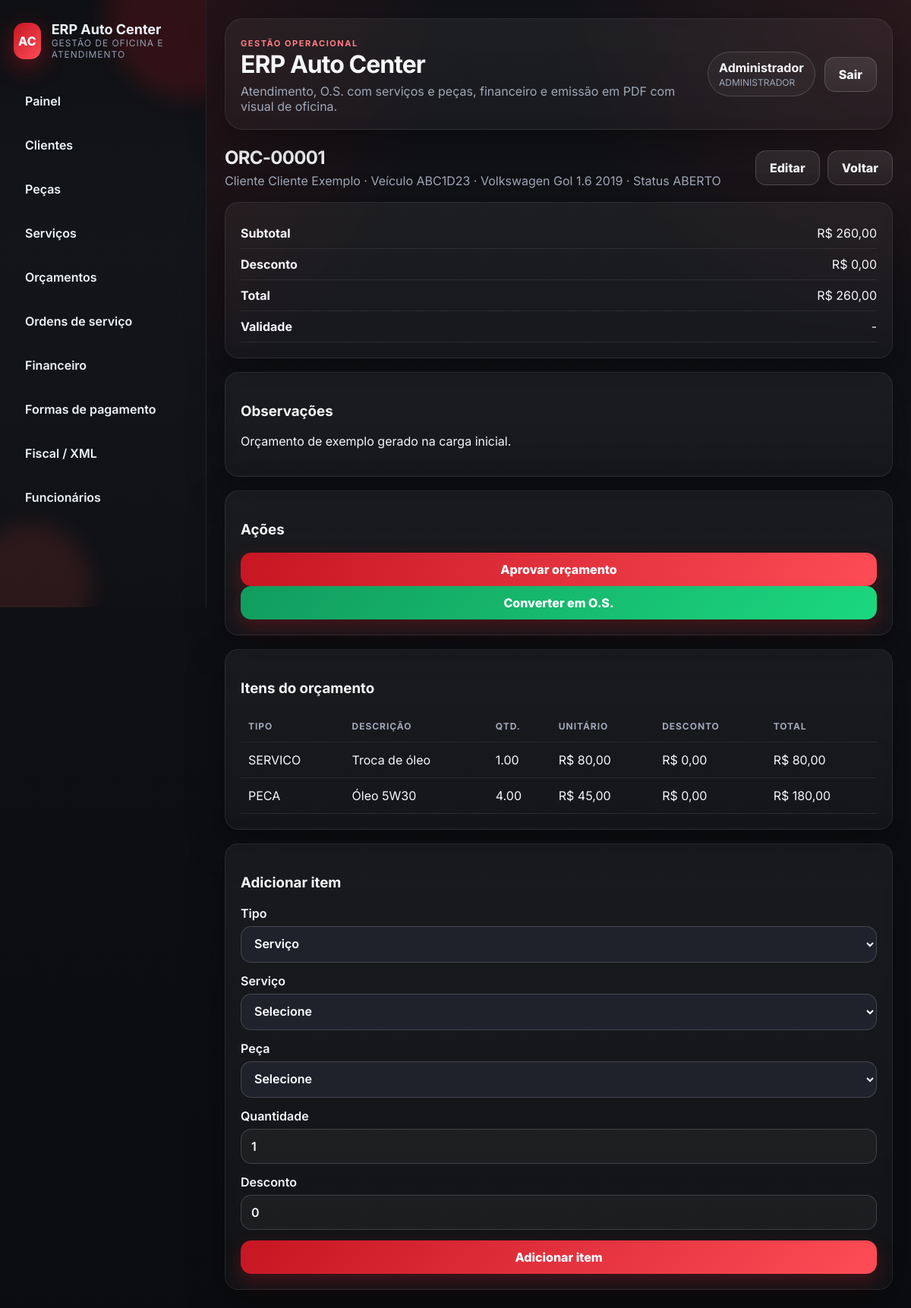
The app's page /orcamentos/1 (signed in) with its own data.
### app/models.py (models this page shows, shortened)
class TimestampMixin:
    created_at = db.Column(db.DateTime, default=datetime.now, nullable=False)
    updated_at = db.Column(db.DateTime, default=datetime.now, onupdate=datetime.now, nullable=False)

class SerializableMixin:
    def to_dict(self) -> dict:
        data: dict = {}
        for column in self.__table__.columns:
            value = getattr(self, column.name)
            if isinstance(value, (datetime, date)):
                data[column.name] = value.isoformat()
            elif isinstance(value, Decimal):
                data[column.name] = float(value)
            else:
                data[column.name] = value
        return data

class User(db.Model, TimestampMixin, SerializableMixin):
    __tablename__ = 'users'
    id = db.Column(db.Integer, primary_key=True)
    username = db.Column(db.String(50), unique=True, nullable=False)
    password_hash = db.Column(db.String(255), nullable=False)
    role = db.Column(db.String(30), nullable=False, default='MECANICO')
    nome = db.Column(db.String(120), nullable=False)
    ativo = db.Column(db.Boolean, default=True, nullable=False)

class Budget(db.Model, TimestampMixin, SerializableMixin):
    __tablename__ = 'budgets'
    id = db.Column(db.Integer, primary_key=True)
    client_id = db.Column(db.Integer, db.ForeignKey('clients.id'), nullable=False)
    numero = db.Column(db.String(20), unique=True, nullable=False)
    status = db.Column(db.String(30), nullable=False, default='ABERTO')
    placa = db.Column(db.String(10))
    veiculo_descricao = db.Column(db.String(160))
    subtotal = db.Column(db.Numeric(12, 2), nullable=False, default=0)
    desconto = db.Column(db.Numeric(12, 2), nullable=False, default=0)
    total = db.Column(db.Numeric(12, 2), nullable=False, default=0)
    observacoes = db.Column(db.Text)
    validade = db.Column(db.Date)
    client = db.relationship('Client', back_populates='budgets')
    items = db.relationship('BudgetItem', back_populates='budget', cascade='all, delete-orphan', order_by='BudgetItem.id')
    work_orders = db.relationship('WorkOrder', back_populates='budget')

class Client(db.Model, TimestampMixin, SerializableMixin):
    __tablename__ = 'clients'
    id = db.Column(db.Integer, primary_key=True)
    nome = db.Column(db.String(160), nullable=False)
    cpf_cnpj = db.Column(db.String(20))
    telefone = db.Column(db.String(30))
    email = db.Column(db.String(120))
    endereco = db.Column(db.String(255))
    observacoes = db.Column(db.Text)
    budgets = db.relationship('Budget', back_populates='client', cascade='all')
    work_orders = db.relationship('WorkOrder', back_populates='client', cascade='all')

class BudgetItem(db.Model, TimestampMixin, SerializableMixin):
    __tablename__ = 'budget_items'
    id = db.Column(db.Integer, primary_key=True)
    budget_id = db.Column(db.Integer, db.ForeignKey('budgets.id'), nullable=False)
    item_type = db.Column(db.String(20), nullable=False)
    reference_id = db.Column(db.Integer)
    descricao = db.Column(db.String(255), nullable=False)
    quantidade = db.Column(db.Numeric(12, 2), nullable=False, default=1)
    valor_unitario = db.Column(db.Numeric(12, 2), nullable=False, default=0)
    desconto = db.Column(db.Numeric(12, 2), nullable=False, default=0)
    total = db.Column(db.Numeric(12, 2), nullable=False, default=0)
    budget = db.relationship('Budget', back_populates='items')

### app/web.py (the view)
@web_bp.get('/orcamentos/<int:budget_id>')
@login_required
def budgets_show(budget_id: int):
    budget = db.session.get(Budget, budget_id)
    if not budget:
        return redirect(url_for('web.budgets_index'))
    services = Service.query.filter_by(ativo=True).order_by(Service.nome).all()
    products = Product.query.filter_by(ativo=True).order_by(Product.nome).all()
    return render_template('orcamentos/show.html', budget=budget, services=services, products=products)

### app/auth.py (called while the page is built)
def current_user() -> User | None:
    user_id = session.get(SESSION_KEY)
    if not user_id:
        return None
    return db.session.get(User, user_id)

def login_required(view):
    @wraps(view)
    def wrapped(*args, **kwargs):
        if not current_user():
            flash('Faça login para continuar.', 'warning')
            return redirect(url_for('web.login', next=request.path))
        return view(*args, **kwargs)
    return wrapped

### app/utils.py (called while the page is built, shortened)
def parse_decimal(value, default: Decimal | float | int = Decimal('0')) -> Decimal:
    if value in (None, ''):
        return Decimal(str(default))
    if isinstance(value, Decimal):
        return value
    text = str(value).strip().replace('.', '').replace(',', '.') if isinstance(value, str) and ',' in str(value) else str(value).strip()
    try:
        return Decimal(text)
    except (InvalidOperation, ValueError):
        return Decimal(str(default))

def format_currency(value) -> str:
    value = parse_decimal(value)
    formatted = f'{value:,.2f}'
    formatted = formatted.replace(',', 'X').replace('.', ',').replace('X', '.')
    return f'R$ {formatted}'

def date_br(value) -> str:
    if not value:
        return '-'

### app/templates/orcamentos/show.html (shortened to what this page needs)
{% extends 'base.html' %}
{% block content %}
<div class="page-header">
  <div>
    <h2>{{ budget.numero }}</h2>
    <p class="muted">Cliente {{ budget.client.nome }} · Veículo {{ budget.placa or '-' }}{% if budget.veiculo_descricao %} · {{ budget.veiculo_descricao }}{% endif %} · Status {{ budget.status }}</p>
  </div>
  <div class="actions">
    <a class="button secondary" href="{{ url_for('web.budgets_edit', budget_id=budget.id) }}">Editar</a>
    <a class="button secondary" href="{{ url_for('web.budgets_index') }}">Voltar</a>
  </div>
</div>
<div class="grid grid-3">
  <div class="card">
    <div class="kv"><strong>Subtotal</strong><span>{{ format_currency(budget.subtotal) }}</span></div>
    <div class="kv"><strong>Desconto</strong><span>{{ format_currency(budget.desconto) }}</span></div>
    <div class="kv"><strong>Total</strong><span>{{ format_currency(budget.total) }}</span></div>
    <div class="kv"><strong>Validade</strong><span>{{ budget.validade|date_br }}</span></div>
  </div>
  <div class="card">
    <h3>Observações</h3>
    <p>{{ budget.observacoes or 'Sem observações.' }}</p>
  </div>
  <div class="card">
    <h3>Ações</h3>
    <form method="post" action="{{ url_for('web.budgets_approve', budget_id=budget.id) }}">
      <button type="submit">Aprovar orçamento</button>
    </form>
    <form method="post" action="{{ url_for('web.budgets_convert', budget_id=budget.id) }}">
      <button class="success full" type="submit">Converter em O.S.</button>
    </form>
  </div>
</div>
<div class="table-card" style="margin-top: 18px;">
  <h3>Itens do orçamento</h3>
  <table class="table">
    <thead><tr><th>Tipo</th><th>Descrição</th><th>Qtd.</th><th>Unitário</th><th>Desconto</th><th>Total</th></tr></thead>
    <tbody>
      {% for item in budget.items %}
      <tr>
        <td>{{ item.item_type }}</td>
        <td>{{ item.descricao }}</td>
        <td>{{ item.quantidade }}</td>
        <td>{{ format_currency(item.valor_unitario) }}</td>
        <td>{{ format_currency(item.desconto) }}</td>
        <td>{{ format_currency(item.total) }}</td>
      </tr>
      {% else %}
      <tr><td colspan="6">Nenhum item incluído.</td></tr>
      {% endfor %}
    </tbody>
  </table>
</div>
<div class="card" style="margin-top: 18px;">
  <h3>Adicionar item</h3>
  <form method="post" action="{{ url_for('web.budgets_add_item', budget_id=budget.id) }}">
    <div class="form-grid-3">
      <label>Tipo
        <select name="item_type" required>
          <option value="SERVICO">Serviço</option>
        </select>
      </label>
      <label>Serviço
        <select name="service_id">
          <option value="">Selecione</option>
        </select>
      </label>
      <label>Peça
        <select name="product_id">
          <option value="">Selecione</option>
        </select>
      </label>
      <label>Quantidade<input type="number" step="0.01" name="quantidade" value="1" required></label>
      <label>Desconto<input type="number" step="0.01" name="desconto" value="0"></label>
    </div>
    <button type="submit">Adicionar item</button>
  </form>
</div>
{% endblock %}

### app/templates/base.html (shortened to what this page needs)
<!DOCTYPE html>
<html lang="pt-BR">
<head>
  <link rel="stylesheet" href="{{ url_for('static', filename='styles.css') }}">
</head>
<body>
  <aside class="sidebar">
    <div class="sidebar-glow sidebar-glow-top"></div>
    <div class="sidebar-glow sidebar-glow-bottom"></div>
    <div class="brand">
      <div class="brand-badge">AC</div>
      <div>
        <strong>ERP Auto Center</strong>
        <span>gestão de oficina e atendimento</span>
      </div>
    </div>
    <nav>
      <a href="{{ url_for('web.dashboard') }}">Painel</a>
      <a href="{{ url_for('web.clients_index') }}">Clientes</a>
      <a href="{{ url_for('web.products_index') }}">Peças</a>
      <a href="{{ url_for('web.services_index') }}">Serviços</a>
      <a href="{{ url_for('web.budgets_index') }}">Orçamentos</a>
      <a href="{{ url_for('web.work_orders_index') }}">Ordens de serviço</a>
      {% if current_user() and current_user().role == 'ADMINISTRADOR' %}
      <a href="{{ url_for('web.finance_index') }}">Financeiro</a>
      <a href="{{ url_for('web.payment_methods_index') }}">Formas de pagamento</a>
      <a href="{{ url_for('web.fiscal_index') }}">Fiscal / XML</a>
      <a href="{{ url_for('web.employees_index') }}">Funcionários</a>
      {% endif %}
    </nav>
  </aside>
  <main class="main">
    <header class="topbar card glass-card">
      <div>
        <span class="eyebrow">gestão operacional</span>
        <h1>ERP Auto Center</h1>
        <p>Atendimento, O.S. com serviços e peças, financeiro e emissão em PDF com visual de oficina.</p>
      </div>
      <div class="user-box">
        {% if current_user() %}
        <div class="user-chip">
          <strong>{{ current_user().nome }}</strong>
          <span>{{ current_user().role }}</span>
        </div>
        <a class="button secondary" href="{{ url_for('web.logout') }}">Sair</a>
        {% endif %}
      </div>
    </header>
    {% block content %}{% endblock %}
  </main>
</body>
</html>

### records on screen
User: nome "Administrador", role "ADMINISTRADOR"
Budget: numero "ORC-00001", placa "ABC1D23", veiculo_descricao "Volkswagen Gol 1.6 2019", status "ABERTO", subtotal "R$ 260,00", desconto "R$ 0,00", total "R$ 260,00", validade "-", observacoes "Orçamento de exemplo gerado na carga inicial."
Client: client.nome "Cliente Exemplo"
BudgetItem: item_type "SERVICO", descricao "Troca de óleo", quantidade "1.00", valor_unitario "R$ 80,00", desconto "R$ 0,00", total "R$ 80,00"
BudgetItem: item_type "PECA", descricao "Óleo 5W30", quantidade "4.00", valor_unitario "R$ 45,00", desconto "R$ 0,00", total "R$ 180,00"
